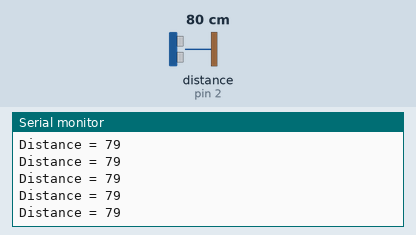
Simulated run of this sketch. Board: Arduino Uno, built with avr-gcc and run on an emulated ATmega328P. Shown: the last lines printed to the serial monitor. Wiring (inferred from the names in the program): ultrasonic range finder: trigger pin 10; echo pin 2. Inputs (shaded band) come from the test bench; at power-on: distance to the obstacle (sensor on pin 2) 80 cm. The echo pulse lasts 58.3 µs per cm.

Above: at 1.2 s.
1.3 s: distance to the obstacle (sensor on pin 2) set to 2 cm
At 1.48 s:
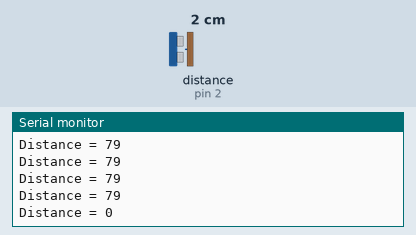
4.3 s: distance to the obstacle (sensor on pin 2) set to 250 cm
At 4.41 s:
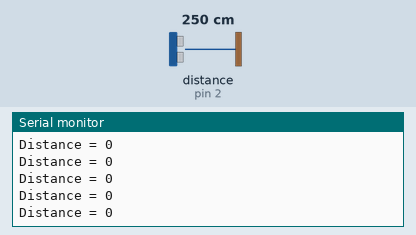
Timing chart, 0 to 7.3 s (numbered marks = the images above; inputs shaded):
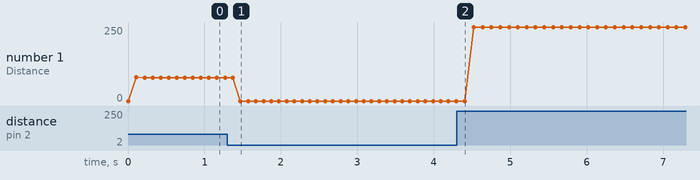

Measured:
- plotted number 1: 0 → 2 after the input at 4.3 s

The sketch:

Ultrasonic_Regular.ino
```cpp
#define trig 10
#define echo 2

unsigned long Time = 0;
unsigned long duration;
int distance = 0;

void trigUs(){
  digitalWrite(trig,1);
  delayMicroseconds(10);
  digitalWrite(trig,0);
    duration = pulseIn(echo,HIGH);
  attachInterrupt(0,measurement ,RISING);
}


void measurement(){
  distance = duration/58;
  detachInterrupt(0);
}

void setup() {
  pinMode(trig, OUTPUT);
  pinMode(echo, INPUT);
  Serial.begin(9600);
  trigUs();
}


void loop() {
  Serial.print("Distance = ");
  Serial.println(distance);
  delay(100);
    trigUs();
}
```
